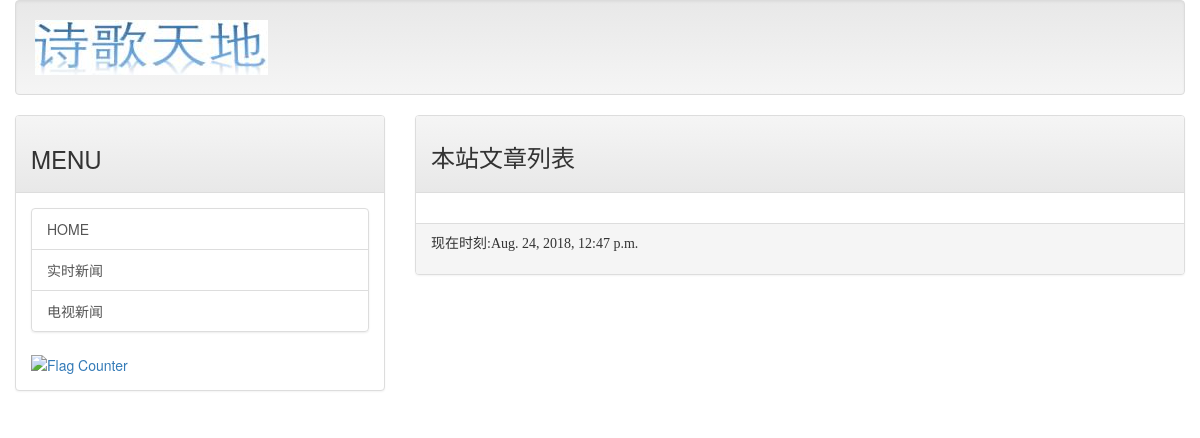
Before: / with the older database file.
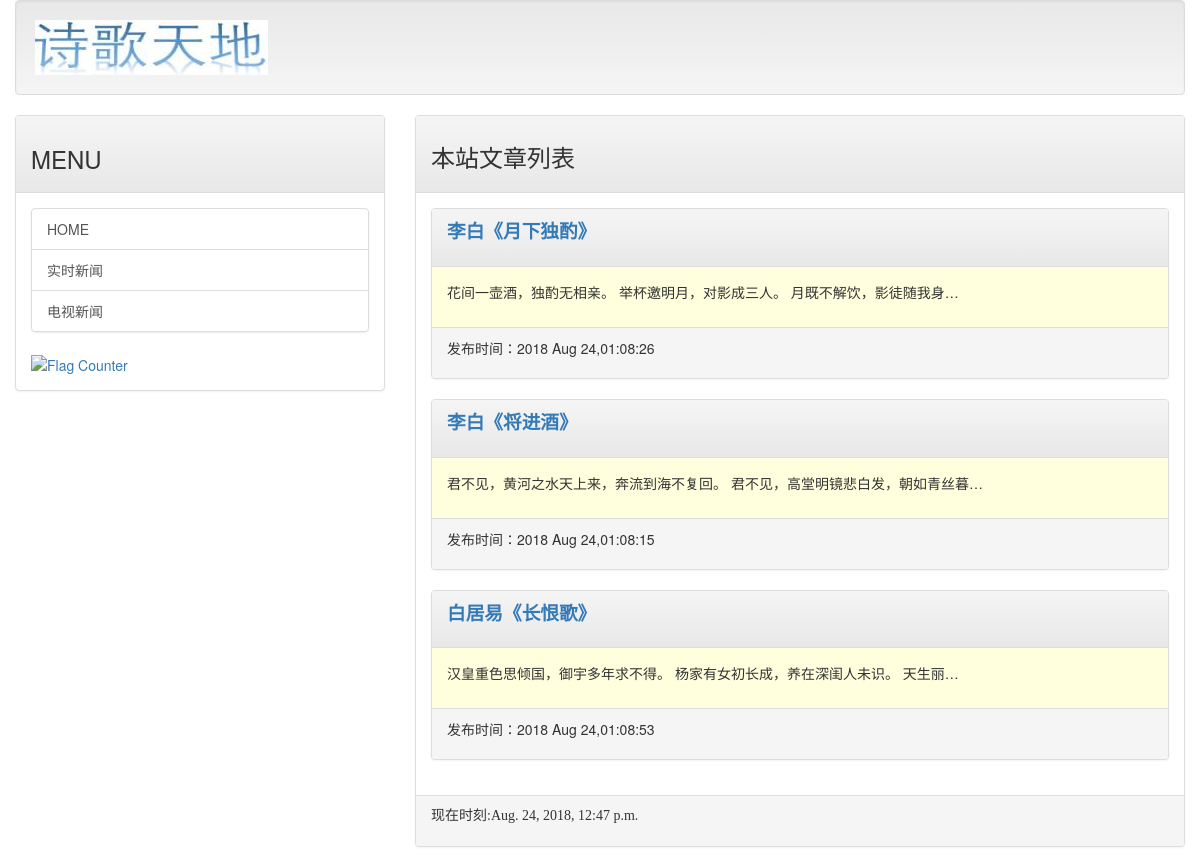
After: the same page with the newer database file.
### mainsite/models.py (models this page shows, shortened)
class Post(models.Model):
    title = models.CharField(max_length=200)
    slug = models.CharField(max_length=200)
    body = models.TextField()
    pub_date = models.DateTimeField(default=timezone.now)
    class Meta:
        ordering = ('-pub_date',)

### mainsite/views.py (the view)
# urls.py: path('', views.homepage),
def homepage(request):
    template = get_template('index.html')
    posts = Post.objects.all()
    now = datetime.now()
    html = template.render(locals())
    return HttpResponse(html)

### templates/index.html (shortened to what this page needs)
{% extends 'base.html' %}
{% block headmessage %}
    <h3 style='font-family: 楷体;'>本站文章列表</h3>
{% endblock %}
{% block content %}
    {% for post in posts %}
        <div class="panel panel-default">
            <div class="panel-heading">
                <p style='font-family: 微软雅黑;font-size: 14pt;font-weight: bold;'>
                <a href="/post/{{ post.slug }}">{{ post.title }}</a>
                </p>
            </div>
            <div class="panel-body" style="background-color:#ffffdd">
                <p>
                    {{ post.body|truncatechars:40}}
                </p>
            </div>
            <div class="panel-footer">
                <p>
                    发布时间：{{ post.pub_date| date:"Y M d,h:m:s" }}
                </p>
            </div>
        </div>
    {% endfor %}
{% endblock %}

Changed rows visible on the page:
added Post: title "李白《月下独酌》", body "花间一壶酒，独酌无相亲。 举杯邀明月，对影成三人。 月既不解饮，影徒随我身…", pub_date "2018 Aug 24,01:08:26"
added Post: title "李白《将进酒》", body "君不见，黄河之水天上来，奔流到海不复回。 君不见，高堂明镜悲白发，朝如青丝暮…", pub_date "2018 Aug 24,01:08:15"
added Post: title "白居易《长恨歌》", body "汉皇重色思倾国，御宇多年求不得。 杨家有女初长成，养在深闺人未识。 天生丽…", pub_date "2018 Aug 24,01:08:53"
